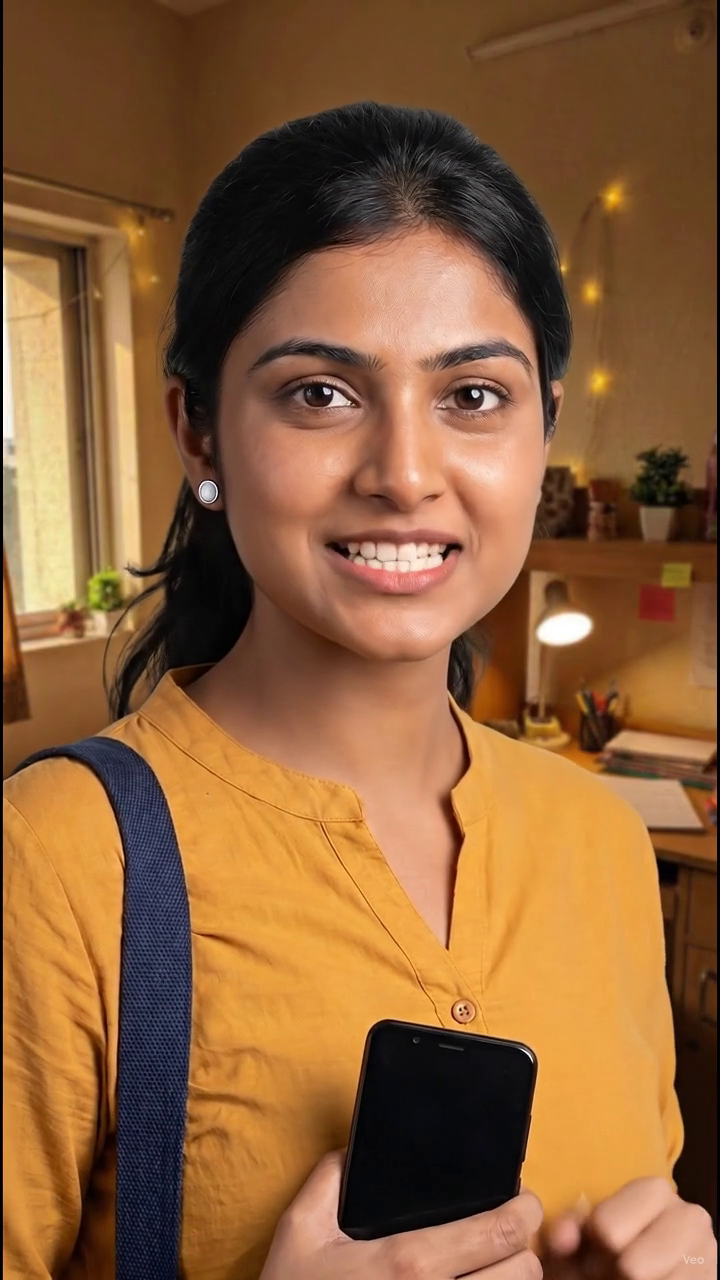
#> input picture frame 19 of ads/reel02/clips/clip1.mp4, 720 x 1280 px
$ python face_track.py
#> lines starting #> are read from the running program, lines starting #| are printed output that depends on the picture
"""Detect the presenter's face on EVERY frame of every normalised clip (OpenCV Haar, same detector and
parameters as Reel 01) so overlays can avoid the eyes / mouth.

Per frame: largest Haar face at 540x960 (x2 back to 1080x1920). Frames without a detection, or with a
detection that jumps away from its neighbours (false positive: centre > 25 % of the face width from
the running median), are filled from the nearest good frame (marked "filled": true). Each box also
carries the conservative eyes / mouth rects used by remotion/src/timeline.ts faceAt():
  eyes  = x + 0.2w … x + 0.8w,  y + 0.25h … y + 0.50h
  mouth = x + 0.3w … x + 0.7w,  y + 0.64h … y + 0.92h
Output: work/face_boxes.json (schema of Reel 01: only `boxes` is read by Remotion).
"""
import json
import os

import cv2
import numpy as np

root = os.path.dirname(os.path.dirname(os.path.abspath(__file__)))
casc = cv2.CascadeClassifier(cv2.data.haarcascades + "haarcascade_frontalface_default.xml")
assert not casc.empty(), "Haar cascade XML missing (pin opencv 4.x)"


def eyes_mouth(x, y, w, h):
    return ({"x1": round(x + 0.2 * w), "y1": round(y + 0.25 * h), "x2": round(x + 0.8 * w), "y2": round(y + 0.5 * h)},
            {"x1": round(x + 0.3 * w), "y1": round(y + 0.64 * h), "x2": round(x + 0.7 * w), "y2": round(y + 0.92 * h)})


def main():
    res = {}
    for clip in (1, 2, 3):
        cap = cv2.VideoCapture(os.path.join(root, "work", "norm", f"clip{clip}.mp4"))
        raw = []
        while True:
            ok, img = cap.read()
#> img is the input picture: shape (1280, 720, 3); mean B, G, R 58, 96.8, 140.9
            if not ok:
                break
            g = cv2.cvtColor(cv2.resize(img, (540, 960)), cv2.COLOR_BGR2GRAY)
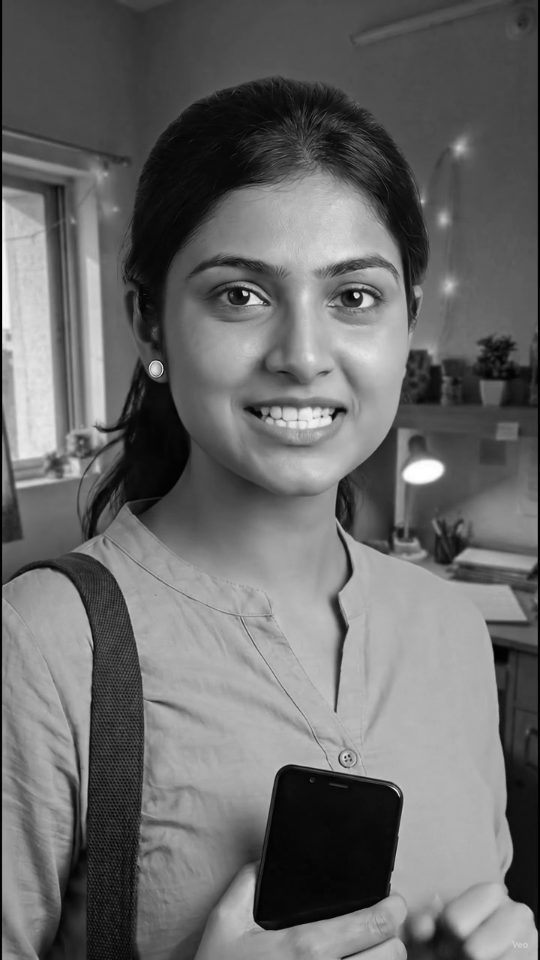
#> g: shape (960, 540); min 0, max 255, mean 105.5
            det = casc.detectMultiScale(g, 1.1, 6, minSize=(120, 120))
#> det = [[148, 178, 297, 297]]
            if len(det):
                x, y, w, h = max(det, key=lambda d: d[2] * d[3])
#> x = 148; y = 178; w = 297; h = 297
                raw.append([int(x * 2), int(y * 2), int(w * 2), int(h * 2)])
            else:
                raw.append(None)
        n = len(raw)
        good = [r for r in raw if r]
        assert good, f"clip {clip}: no face detected"
        cx_med = np.median([r[0] + r[2] / 2 for r in good])
        cy_med = np.median([r[1] + r[3] / 2 for r in good])
        w_med = np.median([r[2] for r in good])
        ok = []  # plain bools (json-serialisable counts)
        for r in raw:
            if r is None:
                ok.append(False)
                continue
            d = np.hypot(r[0] + r[2] / 2 - cx_med, r[1] + r[3] / 2 - cy_med)
            ok.append(bool(d <= 0.25 * w_med and 0.6 * w_med <= r[2] <= 1.4 * w_med))
        good_idx = [i for i in range(n) if ok[i]]
        boxes = []
        for f in range(n):
            if ok[f]:
                x, y, w, h = raw[f]
                filled = False
            else:
                j = min(good_idx, key=lambda i: abs(i - f))
                x, y, w, h = raw[j]
                filled = True
            e, m = eyes_mouth(x, y, w, h)
            boxes.append({"frame": f, "x": x, "y": y, "w": w, "h": h, "filled": filled, "eyes": e, "mouth": m})
        x1 = min(b["x"] for b in boxes); y1 = min(b["y"] for b in boxes)
        x2 = max(b["x"] + b["w"] for b in boxes); y2 = max(b["y"] + b["h"] for b in boxes)
        res[str(clip)] = {
            "frames": n, "detections": sum(ok), "filled_frames": n - sum(ok),
            "rejected_outliers": sum(1 for i in range(n) if raw[i] is not None and not ok[i]),
            "union_face_box": {"x1": x1, "y1": y1, "x2": x2, "y2": y2},
            "eyes_band_union": {"y1": min(b["eyes"]["y1"] for b in boxes), "y2": max(b["eyes"]["y2"] for b in boxes)},
            "mouth_band_union": {"y1": min(b["mouth"]["y1"] for b in boxes), "y2": max(b["mouth"]["y2"] for b in boxes)},
            "boxes": boxes,
        }
        r = res[str(clip)]
        print(clip, n, "detected", r["detections"], "filled", r["filled_frames"], "outliers", r["rejected_outliers"],
              r["union_face_box"], r["eyes_band_union"], r["mouth_band_union"])
    json.dump(res, open(os.path.join(root, "work", "face_boxes.json"), "w", encoding="utf-8"), indent=1)


if __name__ == "__main__":
    main()

$ run again, starting later in the video
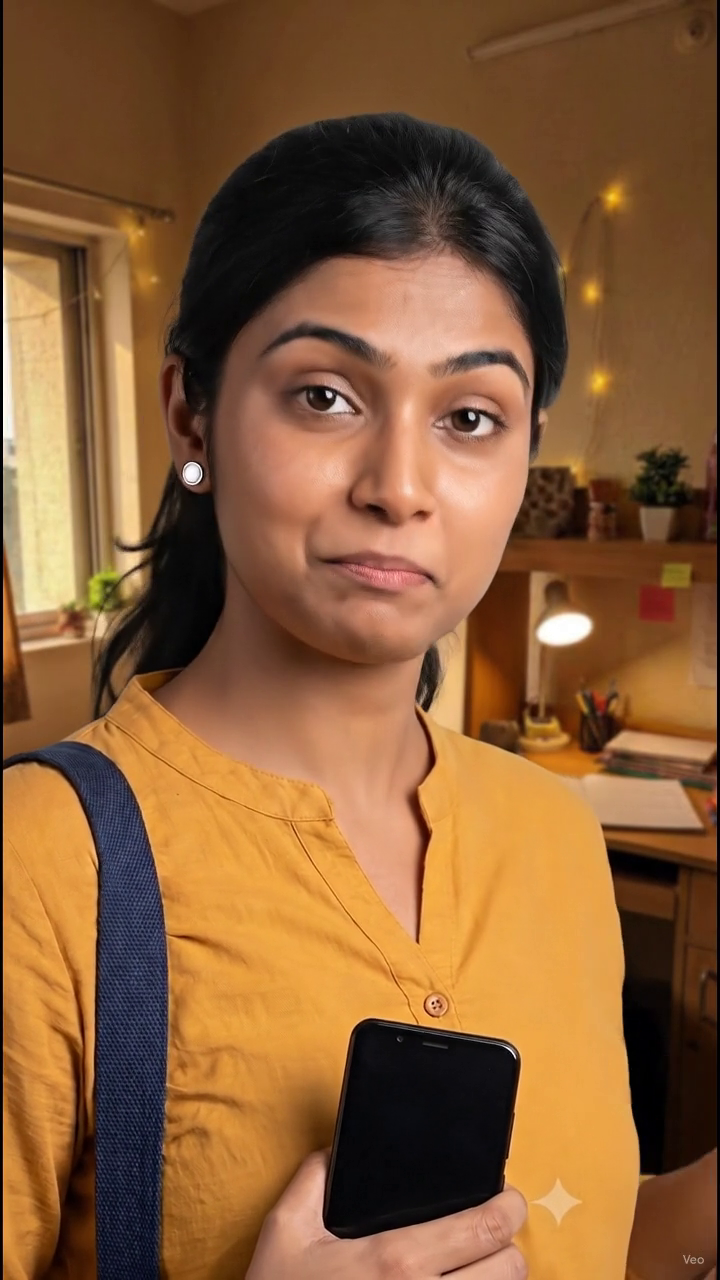
#> input picture frame 86 of ads/reel02/clips/clip1.mp4, 720 x 1280 px
#> in main, img is the input picture: shape (1280, 720, 3); mean B, G, R 55.8, 94, 137.1
#> in main, `g = cv2.cvtColor(cv2.resize(img, (540, 960)), cv2.COLOR_BGR2GRAY)`:
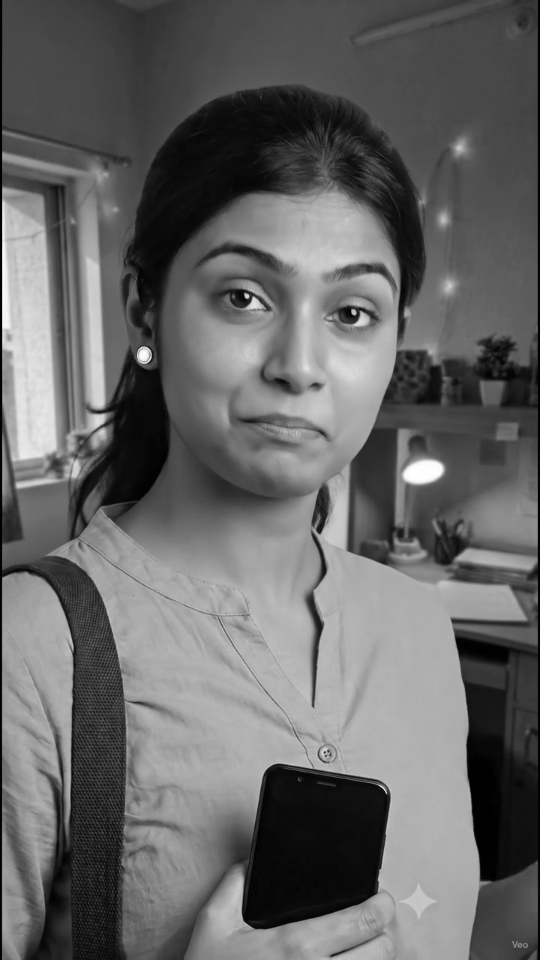
#> g: shape (960, 540); min 0, max 255, mean 102.5
#> det = [[150, 187, 290, 290]]
#> x = 150; y = 187; w = 290

$ run again, starting later in the video
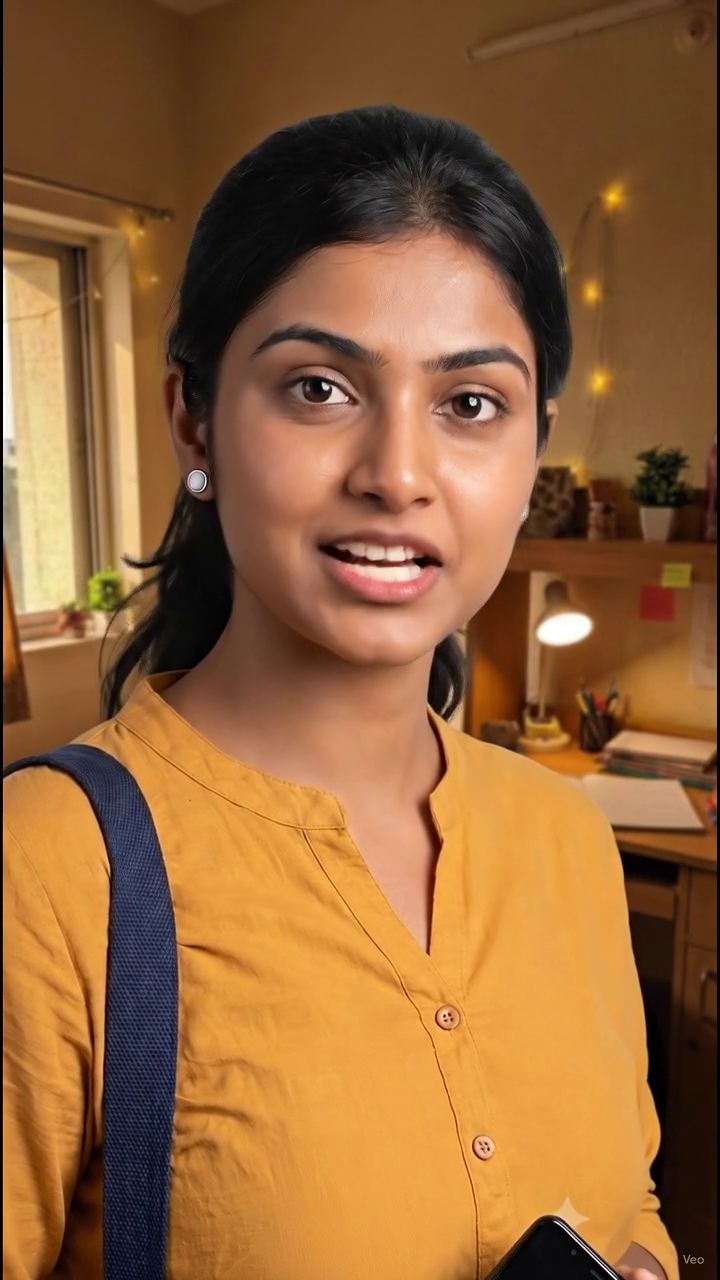
#> input picture frame 153 of ads/reel02/clips/clip1.mp4, 720 x 1280 px
#> in main, img is the input picture: shape (1280, 720, 3); mean B, G, R 57.9, 100.9, 147.3
#> in main, `g = cv2.cvtColor(cv2.resize(img, (540, 960)), cv2.COLOR_BGR2GRAY)`:
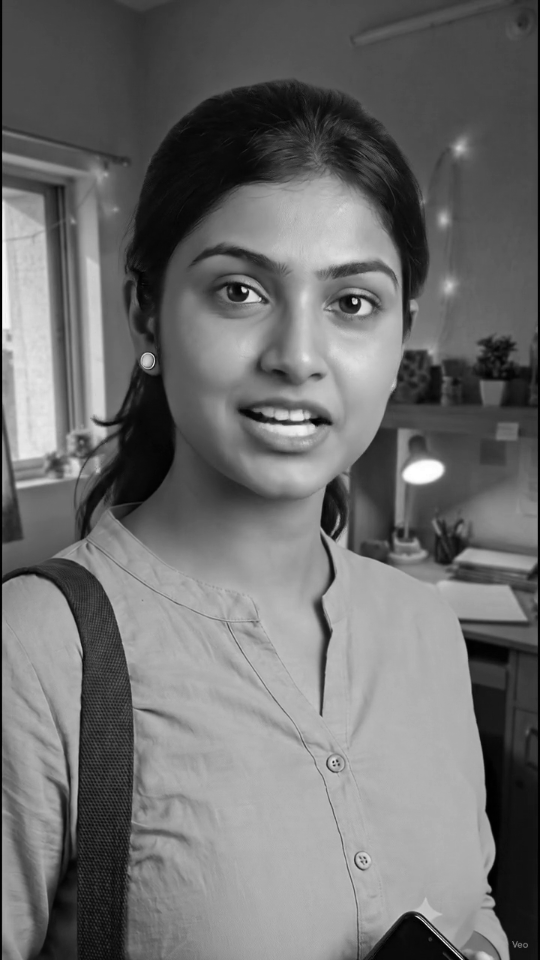
#> g: shape (960, 540); min 0, max 255, mean 109.8
#> det = [[152, 183, 288, 288]]
#> x = 152; y = 183; w = 288
